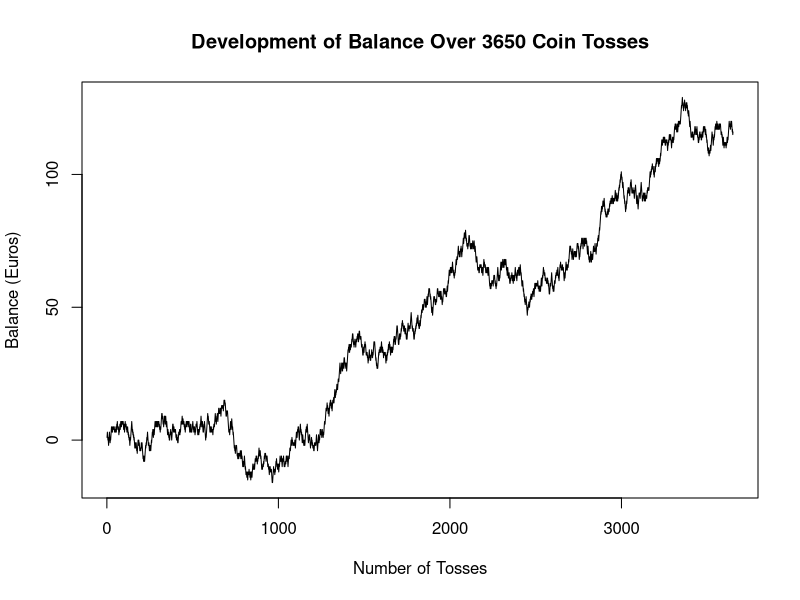

Here is the R script that generated this plot:
# B
sim.coin <- function(n) {
  U <- runif(n)
  S <- ifelse(U < 0.5, -1, 1)
  return(S)
}

# C
tosses <- 3650
balance <- cumsum(sim.coin(tosses))

plot(1:tosses, balance, type = "l",
     main = "Development of Balance Over 3650 Coin Tosses",
     xlab = "Number of Tosses",
     ylab = "Balance (Euros)")